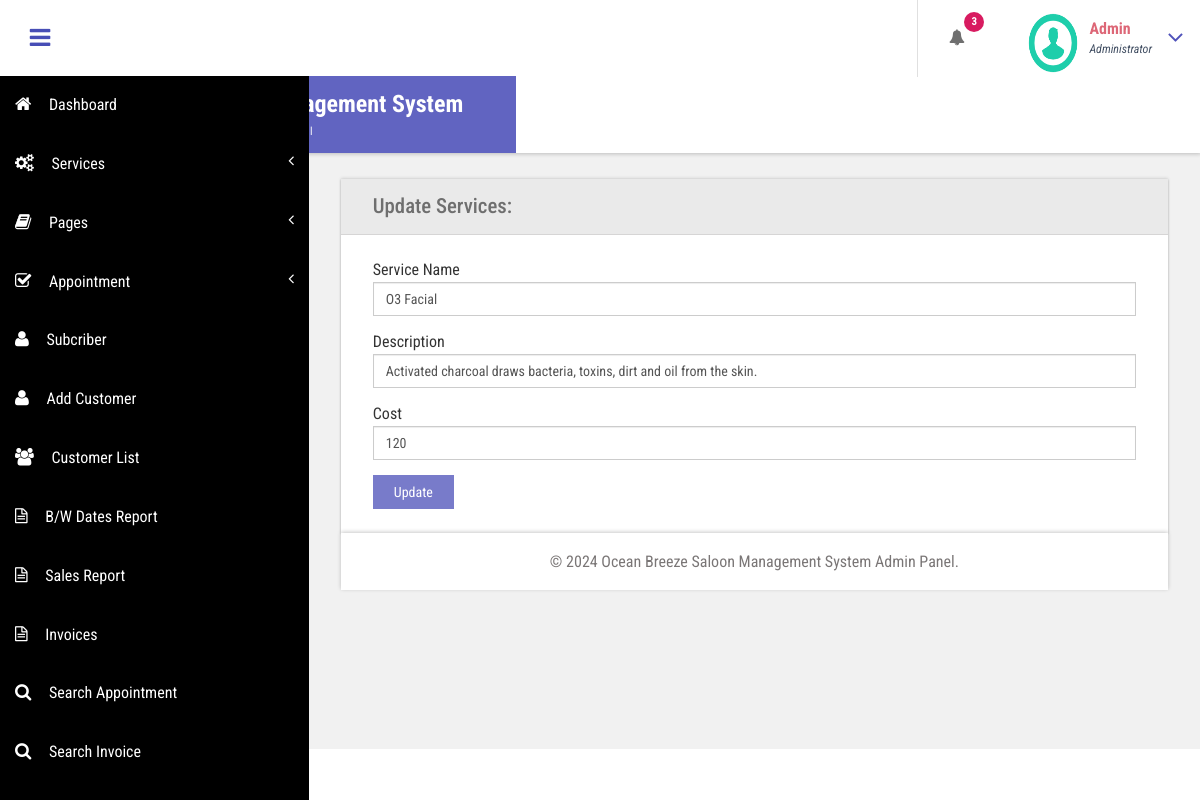
The app's page /admin/edit-services.php?editid=1 (signed in) with its own data.
### tables this page shows
CREATE TABLE `tblservices` (
  `ID` int(10) NOT NULL,
  `ServiceName` varchar(200) DEFAULT NULL,
  `Description` mediumtext DEFAULT NULL,
  `Cost` int(10) DEFAULT NULL,
  `CreationDate` timestamp NULL DEFAULT current_timestamp()
);

### admin/edit-services.php (the view, shortened to what this page needs)
<?php
include('includes/dbconnection.php');
if (strlen($_SESSION['bpmsaid']==0)) {
  header('location:logout.php');
  } else{
  ?>
<!DOCTYPE HTML>
<html>
<head>
<link href="css/bootstrap.css" rel='stylesheet' type='text/css' />
<link href="css/style.css" rel='stylesheet' type='text/css' />
<link href="css/font-awesome.css" rel="stylesheet">
<link href="css/animate.css" rel="stylesheet" type="text/css" media="all">
<link href="css/custom.css" rel="stylesheet">
</head>
<body class="cbp-spmenu-push">
	<div class="main-content">
	<?php include_once('includes/sidebar.php');?>
	 <?php include_once('includes/header.php');?>
		<div id="page-wrapper">
			<div class="main-page">
				<div class="forms">
					<h3 class="title1">Update Services</h3>
					<div class="form-grids row widget-shadow" data-example-id="basic-forms">
						<div class="form-title">
							<h4>Update Services:</h4>
						</div>
						<div class="form-body">
							<form method="post">
  <?php
 $cid=$_GET['editid'];
$ret=mysqli_query($con,"select * from  tblservices where ID='$cid'");
while ($row=mysqli_fetch_array($ret)) {
?>
							 <div class="form-group"> <label for="exampleInputEmail1">Service Name</label> <input type="text" class="form-control" id="sername" name="sername" placeholder="Service Name" value="<?php  echo $row['ServiceName'];?>" required="true"> </div> <div class="form-group"> <label>Description</label> <input class="form-control" name="des" id="des" rows="5" required="true" value="<?php  echo $row['Description'];?>"> </div><div class="form-group"> <label for="exampleInputPassword1">Cost</label> <input type="text" id="cost" name="cost" class="form-control" placeholder="Cost" value="<?php  echo $row['Cost'];?>" required="true"> </div>
							 <?php } ?>
							  <button type="submit" name="submit" class="btn btn-default">Update</button> </form>
						</div>
					</div>
			</div>
		</div>
		 <?php include_once('includes/footer.php');?>
	</div>
</body>
</html>
<?php } ?>

### admin/includes/header.php (shortened to what this page needs)
<div class="sticky-header header-section ">
      <div class="header-left">
        <button id="showLeftPush"><i class="fa fa-bars"></i></button>
        <div class="logo">
          <a href="index.html">
            <h1>Ocean Breeze Saloon Management System</h1>
            <span>AdminPanel</span>
          </a>
        </div>
      </div>
      <div class="header-right">
        <div class="profile_details_left">
          <ul class="nofitications-dropdown">
            <?php
$ret1=mysqli_query($con,"select ID,Name from  tblappointment where Status=''");
$num=mysqli_num_rows($ret1);
?>
            <li class="dropdown head-dpdn">
              <a href="#" class="dropdown-toggle" data-toggle="dropdown" aria-expanded="false"><i class="fa fa-bell"></i><span class="badge blue"><?php echo $num;?></span></a>
            </li>
          </ul>
          <div class="clearfix"> </div>
        </div>
        <div class="profile_details">
        <?php
$adid=$_SESSION['bpmsaid'];
$ret=mysqli_query($con,"select AdminName from tbladmin where ID='$adid'");
$row=mysqli_fetch_array($ret);
$name=$row['AdminName'];
?>
          <ul>
            <li class="dropdown profile_details_drop">
              <a href="#" class="dropdown-toggle" data-toggle="dropdown" aria-expanded="false">
                <div class="profile_img">
                  <span class="prfil-img"><img src="images/download (1).png" alt="" width="50" height="60"> </span>
                  <div class="user-name">
                    <p><?php echo $name; ?></p>
                    <span>Administrator</span>
                  </div>
                  <i class="fa fa-angle-down lnr"></i>
                  <div class="clearfix"></div>
                </div>
              </a>
            </li>
          </ul>
        </div>
      </div>
      <div class="clearfix"> </div>
    </div>

### admin/css/style.css (style rules this page uses)
h4, h5, h6, h1, h2, h3 { margin: 0; }
ul, ol { margin: 0; }
p { margin: 0; }
html, body { font-family: 'Roboto Condensed', sans-serif; font-size: 100%; overflow-x: hidden; background: #fff; }
body a { transition: 0.5s all ease; -webkit-transition: 0.5s all ease; -moz-transition: 0.5s all ease; -o-transition: 0.5s all ease; -ms-transition: 0.5s all ease; text-decoration:none; }
h1,h2,h3,h4,h5,h6 { margin:0; }
p { margin:0; }
ul,label { margin:0; padding:0; }
.main-content { position: relative; }
.sticky-header { position: fixed; top: 0; left:0px; width: 100%; z-index: 100; }
.header-section { background:#FFF; box-shadow: 1px 1px 4px rgba(0, 0, 0, 0.21); -webkit-box-shadow: 1px 1px 4px rgba(0, 0, 0, 0.21); -moz-box-shadow: 1px 1px 4px rgba(0, 0, 0, 0.21); -o-box-shadow: 1px 1px 4px rgba(0, 0, 0, 0.21); }
.header-section::after { clear: both; display: block; content: ''; }
.header-left { float: left; width: 45%; }
.header-right { float: right; }
button#showLeftPush { font-size: 1.5em; width: 80px; padding: 0.87em 0; text-align: center; cursor: pointer; float: left; color: #6F6F6F; -moz-transition: all 0.2s ease-out 0s; -webkit-transition: all 0.2s ease-out 0s; transition: all 0.2s ease-out 0s; border: none; background-color: #fff; outline:none; }
.cbp-spmenu-push { overflow-x: hidden; position: relative; }
.cbp-spmenu, .cbp-spmenu-push { -webkit-transition: all 0.3s ease; -moz-transition: all 0.3s ease; transition: all 0.3s ease; }
.cbp-spmenu-push div#page-wrapper { margin: 0 0 0 19.3em; transition:.5s all; -webkit-transition:.5s all; -moz-transition:.5s all; }
.fa { display: inline-block; font-family: FontAwesome; font-style: normal; font-weight: normal; line-height: 1; -webkit-font-smoothing: antialiased; -moz-osx-font-smoothing: grayscale; }
.logo { background: #6164C1; text-align: center; float: left; }
.logo a { padding: 0.9em 3.3em .7em; display: block; text-decoration: none; }
.logo a h1 { color: #fff; font-size: 1.5em; line-height: 1.2em; font-weight: 700; }
.logo a span { color: #F8F8F8; font-size: .7em; text-align: center; letter-spacing: 7px; }
.profile_details_left { float: left; }
li.dropdown.head-dpdn { display: inline-block; padding: 1.7em 0; border-left: 1px solid #E0E0E0; float: left; }
li.dropdown.head-dpdn a.dropdown-toggle { padding: 1.7em 2em; }
i.fa.fa-bell { color:#6F6F6F; }
.header-right span.badge { font-size: 11px; font-weight: bold; color: #FFF; background: #8BC34A; line-height: 15px; width: 20px; height: 20px; border-radius: 2em; -webkit-border-radius: 2em; -moz-border-radius: 2em; -o-border-radius: 2em; text-align: center; display: inline-block; position: absolute; top: 16%; padding: 2px 0 0; }
.header-right span.blue { background-color:#D81B60; }
.profile_details { float: right; }
.profile_details_drop a.dropdown-toggle { display:block; padding: 0.8em 3em 0 2em; }
.profile_img span.prfil-img { float:left; }
.user-name { float:left; margin-top:8px; margin-left:11px; height:35px; }
.profile_details ul li { list-style-type:none; position:relative; }
.profile_details li a i.fa.lnr { position: absolute; top: 34%; right: 8%; color: #4F52BA; font-size: 1.6em; }
.user-name p { font-size:1em; color:#DD6777; line-height:1em; font-weight:700; }
.user-name span { font-size: .75em; font-style: italic; color: #424f63; font-weight: normal; margin-top: .3em; }
.charts,.row { margin: 2em 0 0; }
.widget-shadow { background-color: #fff; box-shadow: 0 -1px 3px rgba(0,0,0,.12),0 1px 2px rgba(0,0,0,.24); -webkit-box-shadow: 0 -1px 3px rgba(0,0,0,.12),0 1px 2px rgba(0,0,0,.24); -moz-box-shadow: 0 -1px 3px rgba(0,0,0,.12),0 1px 2px rgba(0,0,0,.24); }
h3.title1 { font-size: 2em; color: #e94e02; margin-bottom: 0.8em; }
.forms h3.title1 { margin-bottom:0; }
.forms h4 { font-size: 1.3em; color: #6F6F6F; }
.form-title { padding: 1em 2em; background-color: #EAEAEA; border-bottom: 1px solid #D6D5D5; }
.form-body { padding: 1.5em 2em; }
.forms label { font-weight: 400; }
.form-control { border-radius: inherit; }
.forms button.btn.btn-default { background-color: rgba(97, 100, 193, 0.85); color: #fff; padding: .5em 1.5em; border: none; outline:none; border-radius: inherit; }

### admin/css/custom.css (style rules this page uses)
#page-wrapper { padding:7em 2em 2.5em; background-color: #F1F1F1; }

### records on screen
tblservices: sername "O3 Facial", des "Activated charcoal draws bacteria, toxins, dirt and oil from the skin.", cost "120"

### other values on screen
$num "3"
$name "Admin"
